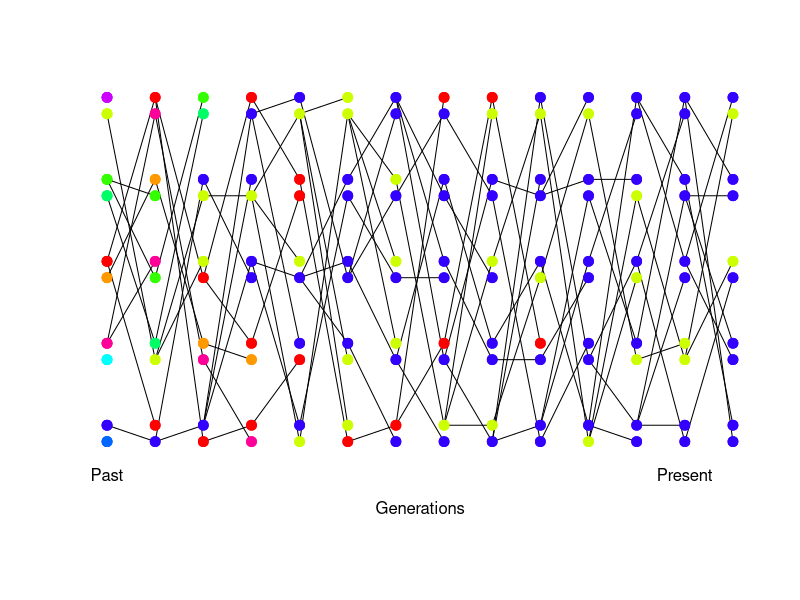
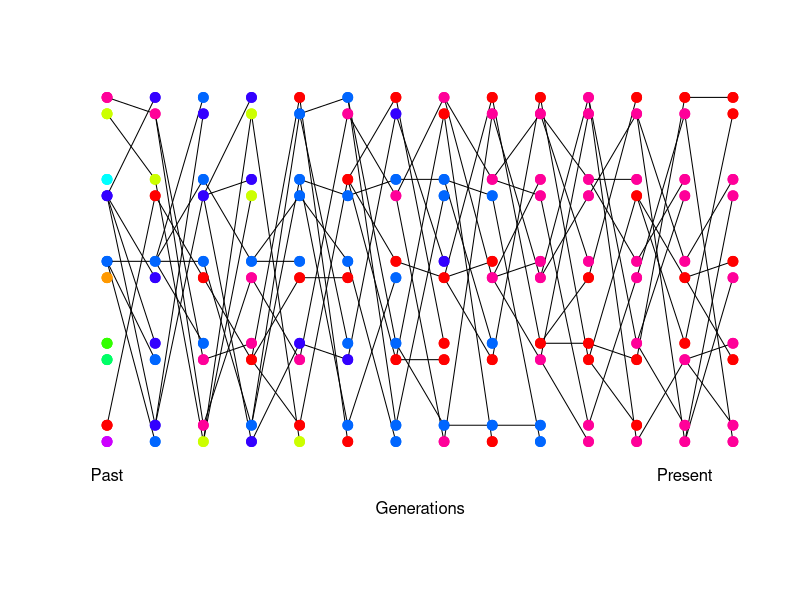
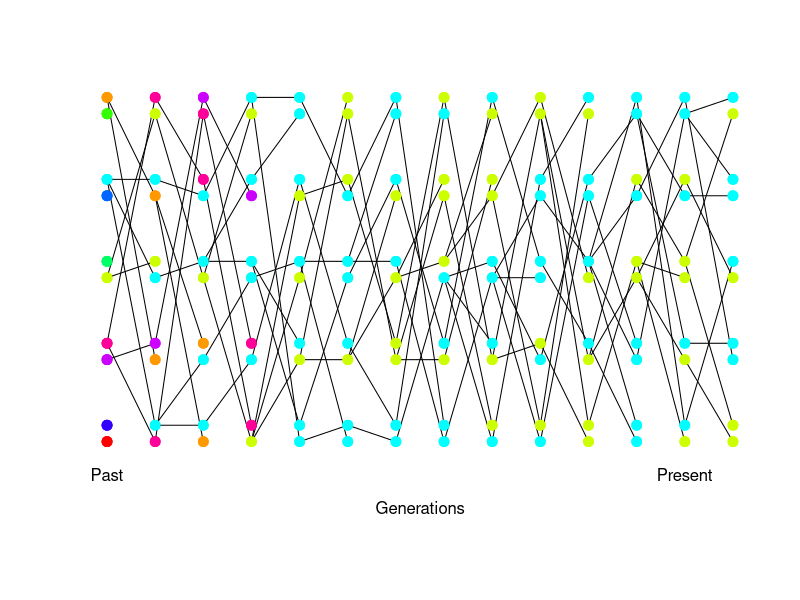
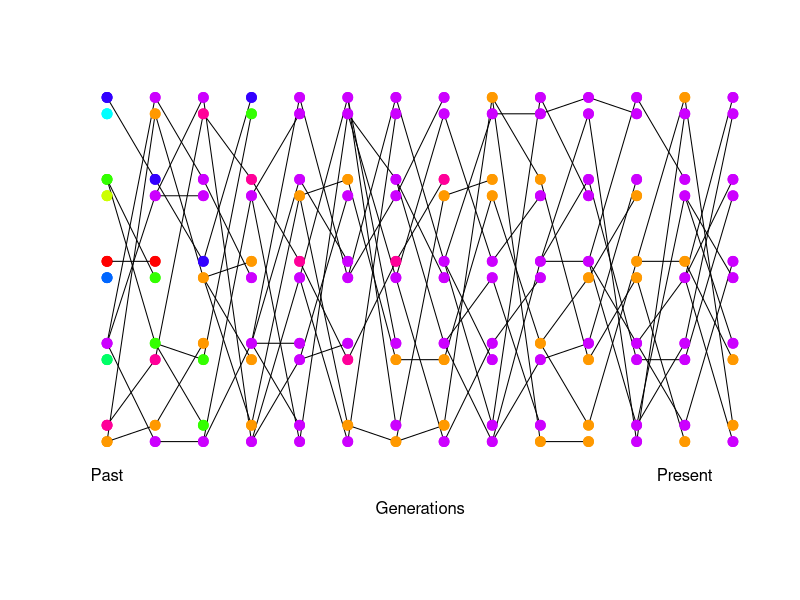
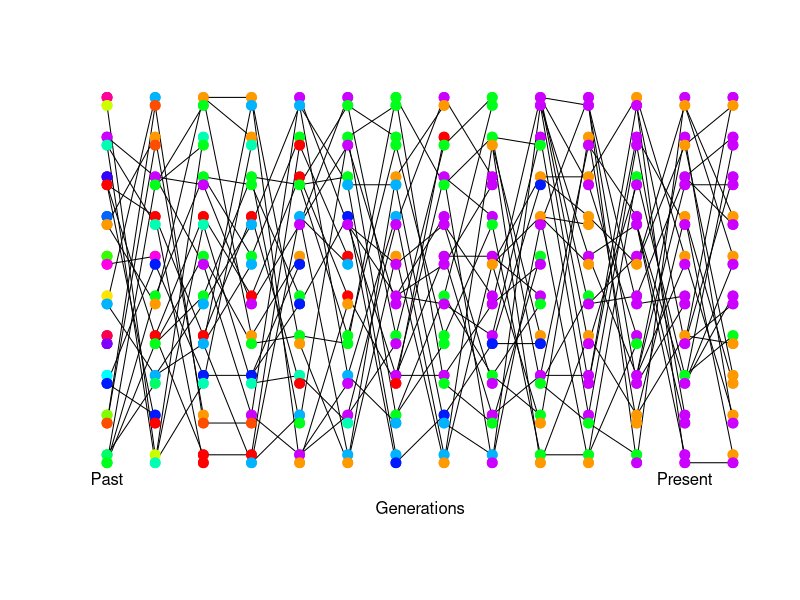
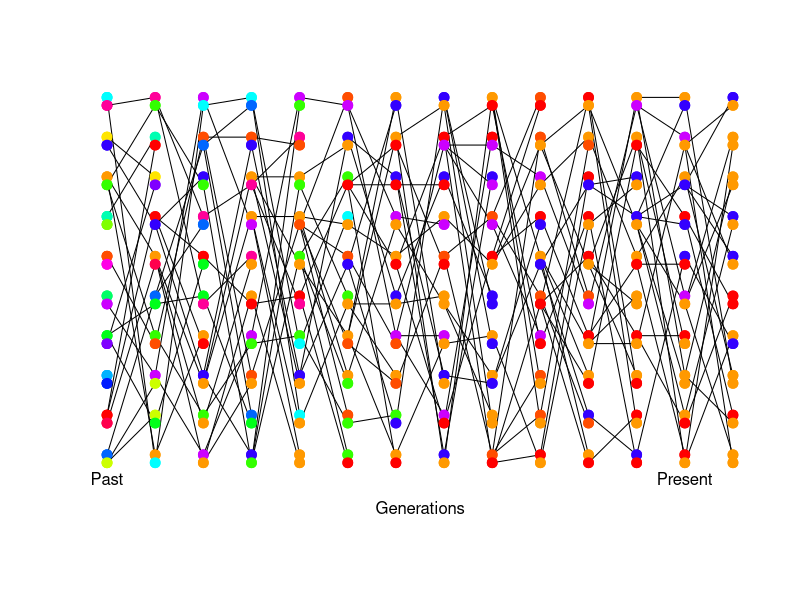
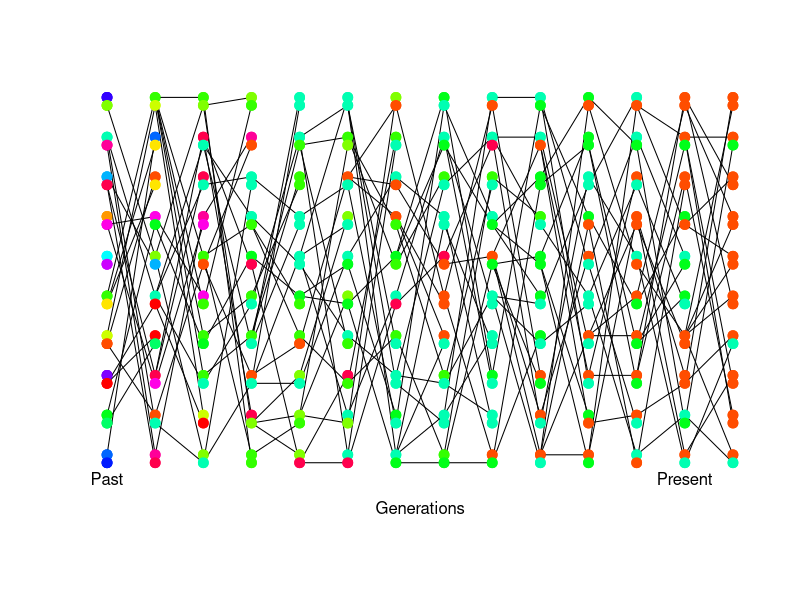
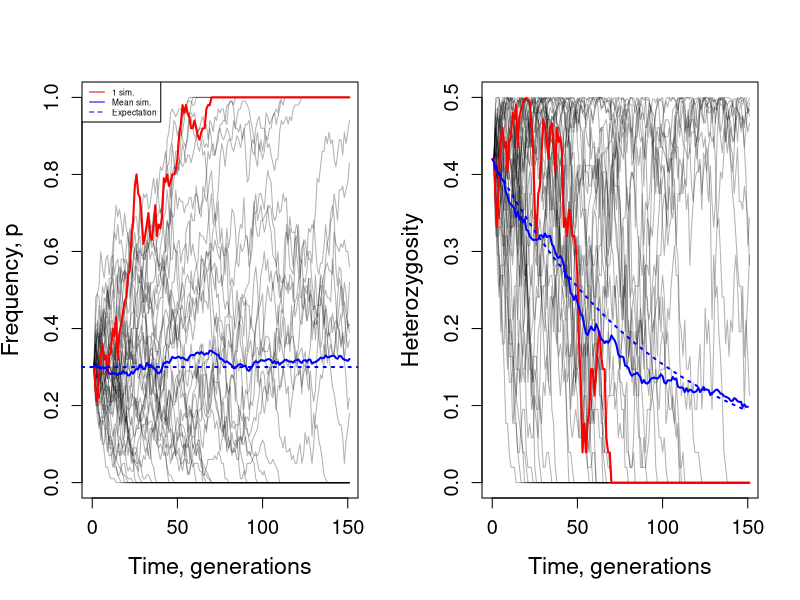

R code for these plots, in order:
## ---- chunk 1

## ---- chunk 2
install.packages("plotrix")
library(plotrix)
## ---- chunk 3
simulate.pop<-function(N.vec=rep(5,30), const.RS=TRUE,  mutation= TRUE, mut.rate=  0.1, for.class= TRUE, initial.state="all.black",plot.freqs=FALSE,mult.pop=FALSE,pops=FALSE){
   #  c(rep(10,5),rep(3,2),rep(10,5),rep(3,2),rep(10,5))  #
	stopifnot(initial.state %in% c("all.black","all.diff","two.alleles","single.mut") )

	if(plot.freqs){ layout(c(1,2)); par(mar=c(1,2,0,1))}
	if(for.class){
		line.lwd<-1
		line.col<-"black"
		mut.line.lwd<-1
		mut.line.col<-"black"
	
	}else{
		line.lwd<-0.5
		line.col<-"grey"
		mut.line.lwd<-1
		mut.line.col<-"grey"
	}

	num.gens<- length(N.vec)-1	

	if(!mult.pop){
		ind.pop.par<-matrix(1,nrow=max(N.vec),ncol=num.gens+1)
		ind.pop<-matrix(1,nrow=max(N.vec),ncol=num.gens+1)
	}else{
			ind.pop.par<-pops[["ind.pop.par"]]
			ind.pop<-pops[["ind.pop"]]
	}
	
	num.gens<- length(N.vec)-1
	offset<-0.1
	plot(c(1,num.gens),c(0.5,max(N.vec))+c(-offset,offset),type="n",axes=FALSE,xlab="",ylab="")
	mtext(side=1,line=0,"Generations")
	 text(1,0.5,"Past")
	 text(num.gens-1,0.5,"Present")
	 
	 track.cols<- list()
	N <-N.vec[1]
	 if(initial.state=="all.black") my.cols<-rep("black",2*N)  #sample(rainbow(2*N))
	 if(initial.state=="all.diff") my.cols<-sample(rainbow(2*N))
	 if(initial.state=="two.alleles")  my.cols<-  rep(c("blue","red"),N)
	 if(initial.state=="single.mut")  my.cols<-  c("red",rep("blue",2*N-1))
	 stopifnot((2*N)==length(my.cols))
	
	 track.cols[[1]]<-my.cols
	points(rep(1,N),1:N+offset, pch=19,cex=1.3,col=my.cols[(1:N)*2])
	 points(rep(1,N),1:N-offset, pch=19,cex=1.3,col=my.cols[(1:N)*2-1])
	
	for(i in 1:num.gens){
			
		N.new<-N.vec[i+1]
		N.old<-N.vec[i]
		points(rep(i,N.old),1:N.old+offset, pch=19,cex=1.3,col=my.cols[(1:N.old)*2])
		points(rep(i,N.old),1:N.old-offset, pch=19,cex=1.3,col=my.cols[(1:N.old)*2-1])

		 new.cols<-rep("black",2*N.new)
		
		if(const.RS){ 
			repro.success<-rep(1/N.old,N.old)
		}else{
			repro.success<-sample(c(rep(0.5/(N.old),N.old-2),c(0.25,0.25)),replace=FALSE)
			}
	
		 for(ind in 1:N.new){

				this.pop.par <- ind.pop.par[ind,i+1]
				available.pars <- (1:N.old)[which(ind.pop[1:N.old,i] == this.pop.par)]
				par<-sample(available.pars,2,replace=FALSE,prob=repro.success[which(ind.pop[1:N.old,i] == this.pop.par)])
		
				which.allele.1<-sample(c(-1,1),1)
				if(i != num.gens){ lines(c(i,i+1), c(par[1]+which.allele.1*offset,ind-offset),col=line.col,lwd=line.lwd)}
				new.cols[2*ind-1]<- my.cols[2*par[1] +ifelse(which.allele.1==1,0,-1)]
		
				which.allele.2<-sample(c(-1,1),1)
				if(i != num.gens){ lines(c(i,i+1), c(par[2]+which.allele.2*offset,ind+offset),col=line.col,lwd=line.lwd)}
				new.cols[2*ind]<- my.cols[2*par[2] +ifelse(which.allele.2==1,0,-1)]
		
				if(mutation){
					if(runif(1)<mut.rate){ 
							new.cols[2*ind-1]<- sample(rainbow(4*N),1)
							if(i != num.gens){ lines(c(i,i+1), c(par[1]+which.allele.1*offset,ind-offset),col=mut.line.col,lwd=mut.line.lwd)}
		
						}
					if(runif(1)<mut.rate){ 
						new.cols[2*ind]<- sample(rainbow(4*N),1)
						if(i != num.gens){ lines(c(i,i+1), c(par[2]+which.allele.2*offset,ind+offset),col=mut.line.col,lwd=mut.line.lwd)}
				} 
				
			}
		}	
		##redraw points to cover lines		 
		points(rep(i,N.old),1:N.old+offset, pch=19,cex=1.3,col=my.cols[(1:N.old)*2])
		points(rep(i,N.old),1:N.old-offset, pch=19,cex=1.3,col=my.cols[(1:N.old)*2-1])

		 my.cols<-new.cols
		 track.cols[[i+1]]<-my.cols
		if(!const.RS) sapply(which(repro.success>1/N.old), function(ind){ draw.circle(x=i,y=ind,radius=0.2,nv=100,border=NULL,col=NA,lty=1,lwd=1)})
	}
#	recover()
	if(plot.freqs){
		plot(c(1,num.gens),c(0,1),type="n",axes=FALSE,xlab="",ylab="")
		all.my.cols<-unique(unlist(track.cols))
		
		if(!mult.pop){ 
			my.col.freqs<-sapply(track.cols,function(my.gen){sapply(all.my.cols,function(my.col){sum(my.gen==my.col)})})

			sapply(all.my.cols,function(col.name){lines(my.col.freqs[col.name,]/(2*N.vec),col=col.name,lwd=2)});
			}else{
			
			for(pop in 1:max(ind.pop)){
				my.col.freqs<-sapply(1:num.gens, function(gen){
	#			recover()
					my.gen<-track.cols[[gen]]
					if(all(ind.pop.par[ind.pop[,gen]==pop,gen]==0)) return(rep(NA,length(all.my.cols)))  #if pop doesn't exist in this gen.
				
					these.inds<-which(ind.pop[,gen]==pop)
					my.gen<-c(my.gen[these.inds*2],my.gen[these.inds*2-1])
					sapply(all.my.cols,function(my.col){
						sum(my.gen==my.col)
					})})
				rownames(my.col.freqs)<-		all.my.cols
				sapply(all.my.cols[-length(all.my.cols)],function(col.name){lines(my.col.freqs[col.name,]/(2*5),col=col.name,lwd=2,lty=pop)});	
			}
			}
		
		axis(2)
	}
}

## ---- chunk 4
	simulate.pop(N.vec=rep(5,15), const.RS=TRUE,  mutation= FALSE, for.class= TRUE, initial.state="all.diff") #runs the simulation function created above, with no mutations and an initial allele color setting of "all.diff" (all different colors; see figure 4.2). There are 5 individuals tracked over 15 generations (5,15)

#every time you run this, you should get a different result of final alleles, as the simulations are a random process, just like genetic drift! However, importantly, the variation in alleles within the population (heterozygosity) decreases with time across simulations.
## ---- chunk 5
simulate.pop(N.vec=rep(5,15), const.RS=TRUE,  mutation= FALSE, for.class= TRUE, initial.state="all.diff")
simulate.pop(N.vec=rep(5,15), const.RS=TRUE,  mutation= FALSE, for.class= TRUE, initial.state="all.diff")
simulate.pop(N.vec=rep(5,15), const.RS=TRUE,  mutation= FALSE, for.class= TRUE, initial.state="all.diff")
## ---- chunk 6
simulate.pop(N.vec=rep(10,15), const.RS=TRUE,  mutation= FALSE, for.class= TRUE, initial.state="all.diff")
simulate.pop(N.vec=rep(10,15), const.RS=TRUE,  mutation= FALSE, for.class= TRUE, initial.state="all.diff")
simulate.pop(N.vec=rep(10,15), const.RS=TRUE,  mutation= FALSE, for.class= TRUE, initial.state="all.diff")
#On average, heterozygosity is lost more slowly in larger populations than smaller populations. -see black-footed ferret example
## ---- chunk 7
wf <- function(N, ngens, p0, mu=0) {
 N <- 2*N  # diploid adjustment
 # initialize an empty matrix
 gns <- matrix(NA, nrow=ngens, ncol=N)
 # initialize the first generation, with two alleles, one at freq
 # p0
 alleles <- 2
 gns[1, ] <- sample(1:2, N, replace=TRUE, prob=c(p0, 1-p0))
 for (i in 2:ngens) {
  gns[i, ] <- gns[i-1, sample(1:N, N, replace=TRUE)]
  if (mu > 0) {
    # add mutations to this generation
    muts <- rbinom(N, 1, prob=mu)
    new_alleles <- sum(muts)
    alleles <- alleles + new_alleles
    if (new_alleles) {
      # there are mutations, add to population.
      gns[i, ] <- ifelse(muts, sample(alleles), gns[i, ])
    }
  }
 }
 gns
}

#create simulation to track change in overall heterozygosity over time
het <- function(x) {
 tbl <- table(x)
 1 - sum((tbl/sum(tbl))^2)
}

#simulation settings:
p0<-0.3 #if you wanted to adjust initial allele frequency of p
N<-50 #change to adjust number of individuals in the simulation
ngens<-150 #changes the number of generations simulated
my.sims<-replicate(40,wf(N=N, ngens=ngens,p0=p0))

#set up plotting:
layout(t(1:2))
plot(type="n",y=c(0,1),x=c(0,ngens),xlab="Time, generations",ylab="Frequency, p", cex.lab=1.4,cex.axis=1.2)
apply(my.sims,3,function(sim){
	lines(c(p0,apply(sim==1,1,mean)),col=adjustcolor("black",0.3))
	})
lines(c(p0,apply(my.sims[,,1]==1,1,mean)),col="red",lwd=2)
 lines(rowMeans(apply(my.sims,3,function(sim){c(p0,apply(sim==1,1,mean))})),col="blue",lwd=2)
abline(h=p0,col="blue",lwd=2,lty=3)
legend(x="topleft",legend=c("1 sim.","Mean sim.","Expectation"),col=c("red","blue","blue"),lty=c(1,1,2),bg="white", cex = 0.5)
plot(type="n",y=c(0,0.5),x=c(0,ngens),xlab="Time, generations",ylab="Heterozygosity", cex.lab=1.4,cex.axis=1.2)
apply(my.sims,3,function(sim){
	lines(c(2*p0*(1-p0),apply(sim,1,het)),col=adjustcolor("black",0.3))
	})
lines(c(2*p0*(1-p0),apply(my.sims[,,1],1,het)),col="red",lwd=2)
 lines(rowMeans(apply(my.sims,3,function(sim){apply(sim,1,het)})),col="blue",lwd=2)
 lines(0:ngens,2*p0*(1-p0)*(1-1/(2*N))^(0:ngens),col="blue",lty=3,lwd=2)
